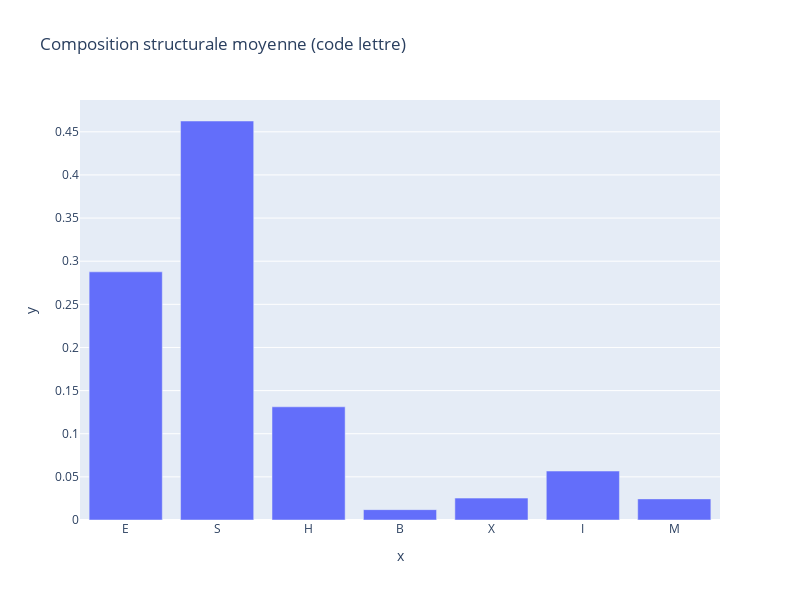

Notebook source saved alongside this figure:
### Code cell
fig = px.bar(
    df,
    x= names, 
    y= values,
    orientation='v', 
    title='Composition structurale moyenne (code lettre)',
    height=600, 
    width=800
)
fig.show()

### Figure 1 — Plotly figure (JSON) as saved in the notebook; plotly's stock layout.template omitted (floating-point values rounded to 4 significant figures)
{"data": [{"alignmentgroup": "True", "hovertemplate": "x=%{x}<br>y=%{y}<extra></extra>", "legendgroup": "", "marker": {"color": "#636efa"}, "name": "", "offsetgroup": "", "orientation": "v", "showlegend": false, "textposition": "auto", "type": "bar", "x": ["E", "S", "H", "B", "X", "I", "M"], "xaxis": "x", "y": [0.2877, 0.4625, 0.1312, 0.01201, 0.02538, 0.05676, 0.02447], "yaxis": "y"}], "layout": {"barmode": "relative", "height": 600, "legend": {"tracegroupgap": 0}, "title": {"text": "Composition structurale moyenne (code lettre)"}, "width": 800, "xaxis": {"anchor": "y", "domain": [0, 1], "title": {"text": "x"}}, "yaxis": {"anchor": "x", "domain": [0, 1], "title": {"text": "y"}}}}
